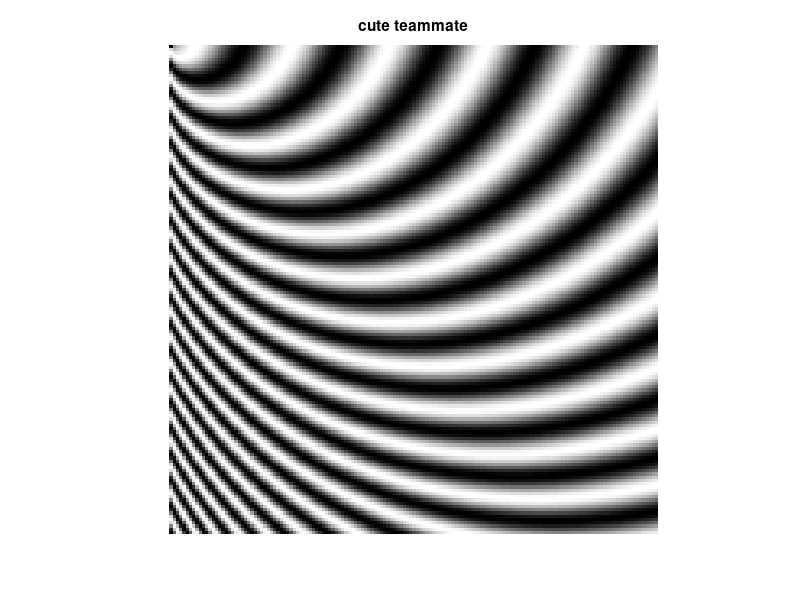
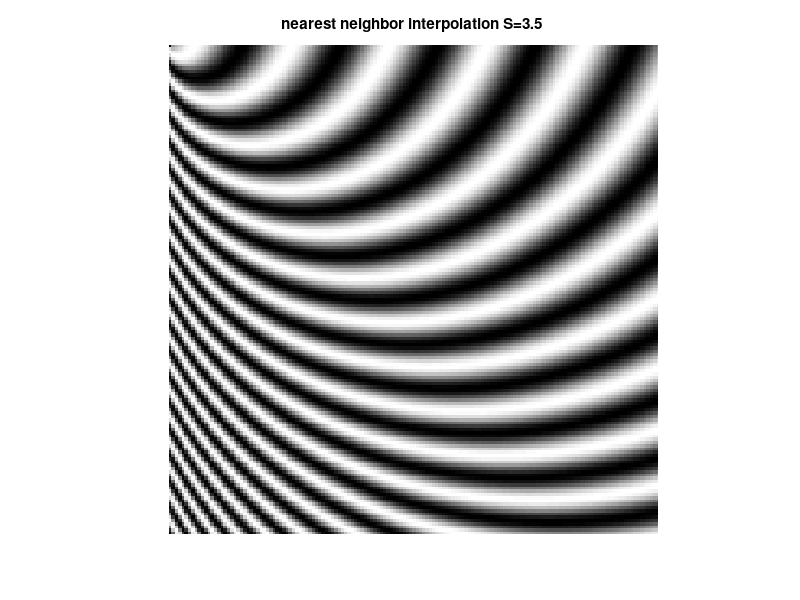
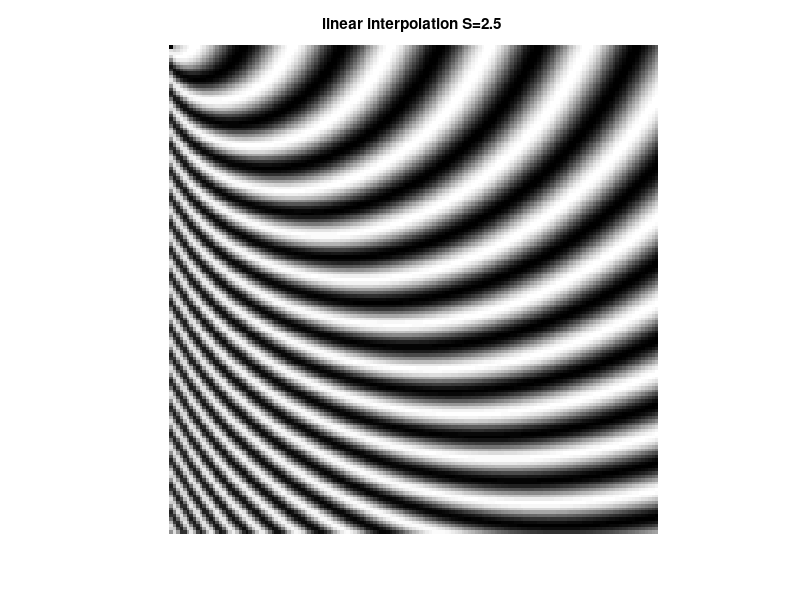

MATLAB code for these plots, in order:
clc;
clear ; 
close all;

%%%%%%%%%%%%%% 3
teta_max = 90;       teta_min = 0;
T_max = 30;          T_min = 8;

for m=0 : 150
    for n= 0 :150
        r= sqrt(m^2 + n^2);
        teta = atand(m/n);
%         teta(isnan(teta))=0;
        
        T = ((T_min -T_max)/(teta_max - teta_min))*teta + T_max;
        f(m+1,n+1) = sin(2*pi*r/T);
    end
end

figure 
imshow(f,[])
title('cute teammate');

%%%%%%%%%%%%%%%%%%% 4
% f=f>=0;
%%%% nearest neighbohood interpolation
S = 3.5;
step = 1/S;
p = 0; 
for m=0 :step : 150
    p = p+1; q = 0;
    for n= 0 :step :150
        q = q+1;
         l= round(m);
         k=round(n);

        g(p,q) = f(l+1,k+1);
    end
end

figure 
imshow(g,[])
str_tit = sprintf('nearest neighbor interpolation S=%d ',S);
title(str_tit);

%%%%% linear imterpolation 
S = 2.5;
step = 1/S ;

p = 0; 
for m=0 :step : 149
    p = p+1; q = 0;
    for n= 0 :step :149
        q = q+1;
        
         l= floor(m)+1;
         k= floor(n)+1;
         
         a = f(l , k) ; 
         b = f(l , k+1);
         c = f(l+1 , k);
         d = f(l+1 , k+1);
         
         A = step*c + (1-step)*a;
         B = step*d + (1-step)*b;
 
        h(p,q) = step*B + (1-step)*A;
    end
end

figure 
imshow(h,[])
str_tit = sprintf('linear interpolation S=%d ',S);
title(str_tit);



